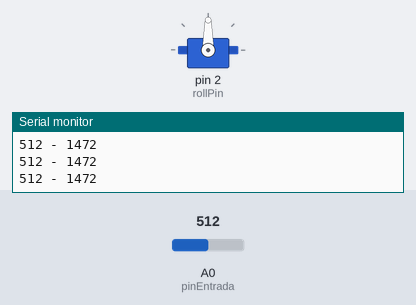
The sketch below on a simulated Arduino Uno, built with avr-gcc and run on an emulated ATmega328P. Parts: servo, the last lines printed to the serial monitor. The inputs (shaded band) are chosen by the test bench; at power-on: A0 (pinEntrada) = 512.

Above: at 1.2 s.
1.3 s: A0 (pinEntrada) set to 985
At 2.5 s:
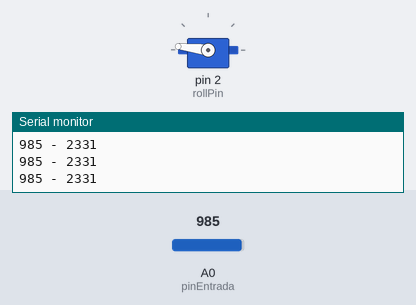
2.8 s: A0 (pinEntrada) set to 1010
At 3.8 s:
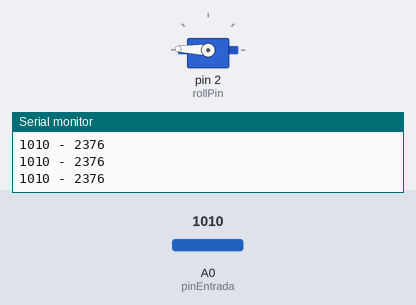
4.3 s: A0 (pinEntrada) set to 266
At 4.9 s:
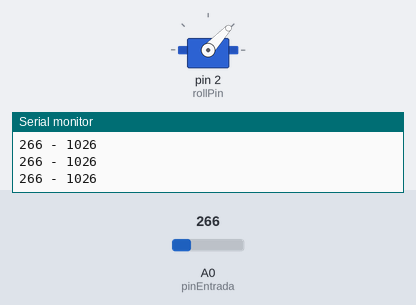
5.8 s: A0 (pinEntrada) set to 237
At 6.4 s:
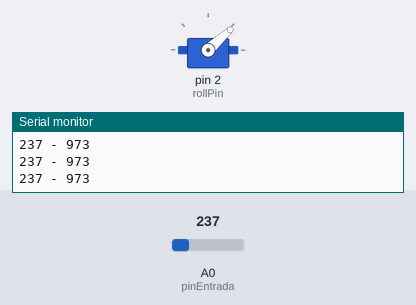
8.8 s: A0 (pinEntrada) set to 122
At 9.8 s:
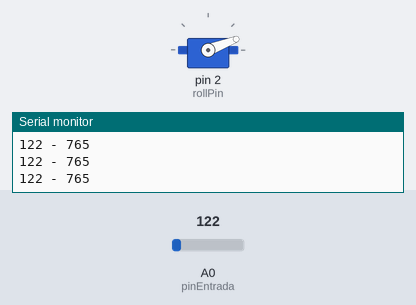
10.3 s: A0 (pinEntrada) set to 110
At 10.9 s:
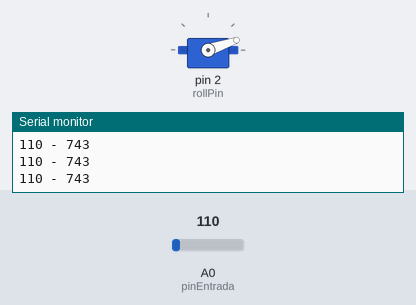
11.8 s: A0 (pinEntrada) set to 91
Timing chart, 0 to 14.8 s (numbered marks = the images above; inputs shaded):
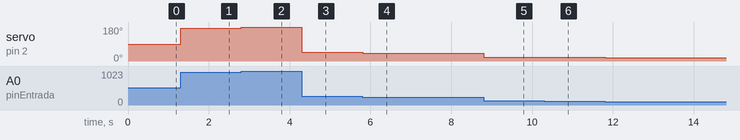

Measured:
- after the input at 1.3 s, servo on pin 2 (rollPin): 90° → 173° at once
- after the input at 2.8 s, servo on pin 2 (rollPin): 173° → 178° at once
- after the input at 4.3 s, servo on pin 2 (rollPin): 178° → 47° at once
- after the input at 5.8 s, servo on pin 2 (rollPin): 47° → 42° at once
- after the input at 8.8 s, servo on pin 2 (rollPin): 42° → 21° at once
- after the input at 10.3 s, servo on pin 2 (rollPin): 21° → 19° at once
- after the input at 11.8 s, servo on pin 2 (rollPin): 19° → 16° at once

The sketch:

practicando_con_servo_normal.ino
```cpp
#include <Servo.h>

// this sketch cycles three servos at different rates

// define the pins for the servos
#define rollPin  2
int pinEntrada=A0;

Servo servoRoll;    // declare variables for up to eight servos

int i;
int val,val2;

void setup() {
  Serial.begin(9600);
  servoRoll.attach(rollPin);     // attach a pin to the servos and they will start pulsing
}


// this function just increments a value until it reaches a maximum
int incPulse(int val, int inc){
   if( val + inc > 2000 )
	return 1000 ;
   else
	 return val + inc;
}


// Funcin principal
void loop()
{
   val=analogRead(pinEntrada);

   val2=map(val,0,1023,544,2400); // mapeo a los valores en microseconds que dice ServoTimer2.h
   servoRoll.writeMicroseconds(val2);

   Serial.print(val);
   Serial.print(" - ");
   Serial.println(val2);

   delay(10);
}
```
